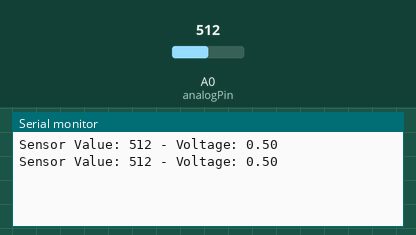
This sketch was run on a simulated Arduino Uno, built with avr-gcc and run on an emulated ATmega328P. Shown: the last lines printed to the serial monitor. The test bench sets the inputs (shaded band); at power-on: A0 (analogPin) = 512.

Above: at 1.8 s.
1.9 s: A0 (analogPin) set to 716
At 2.8 s:
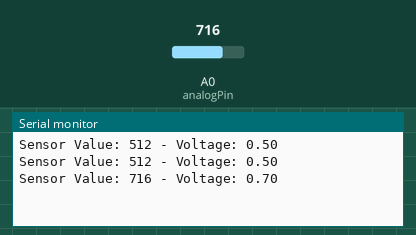
3.4 s: A0 (analogPin) set to 900
At 4.4 s:
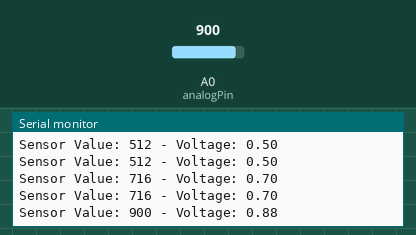
Timing chart, 0 to 6.4 s (numbered marks = the images above; inputs shaded):
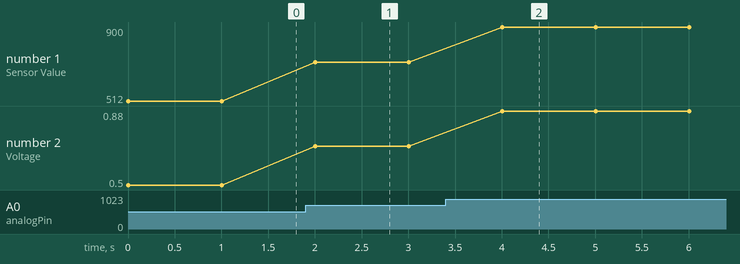

Measured:
- after the input at 1.9 s, the serial monitor: prints a new line after 0.10 s (image 1)
- after the input at 3.4 s, the serial monitor: prints a new line after 0.60 s (image 2)
- plotted number 1: 512 → 716 after the input at 1.9 s, 716 → 900 after the input at 3.4 s
- plotted number 2: 0.5 → 0.7 after the input at 1.9 s, 0.7 → 0.88 after the input at 3.4 s

The sketch:

MQ_5_Gas_Sensor.ino
```cpp
// Define the analog pin connected to the MQ-5 sensor
const int analogPin = A0;

void setup() {
  // Start the serial communication
  Serial.begin(115200);
}

void loop() {
  // Read the analog value from the MQ-5 sensor
  int sensorValue = analogRead(analogPin);

  // Convert the analog value to a voltage (ESP8266 ADC range is 0-1V by default)
  float voltage = sensorValue * (1.0 / 1023.0);

  // Print the sensor value and voltage to the Serial Monitor
  Serial.print("Sensor Value: ");
  Serial.print(sensorValue);
  Serial.print(" - Voltage: ");
  Serial.println(voltage);

  // Add a delay for better readability
  delay(1000);
}
```
